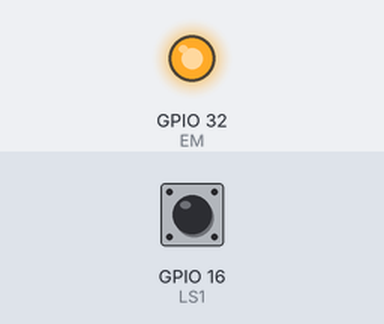
A sketch run on a simulated ESP32. Parts: output pins drawn as LEDs (lit = HIGH). The inputs (shaded band) are chosen by the test bench; at power-on: GPIO 16 (LS1) HIGH.

Above: at 1.2 s.
1.3 s: GPIO 16 (LS1) pulled LOW for 0.15 s
At 1.37 s:
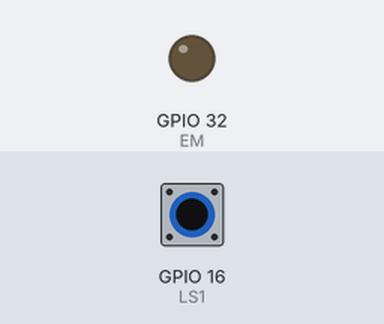
2.9 s: GPIO 16 (LS1) pulled LOW for 3.2 s
At 7.3 s:
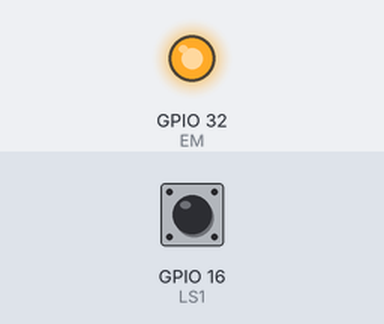
Timing chart, 0 to 8.8 s (numbered marks = the images above; inputs shaded):
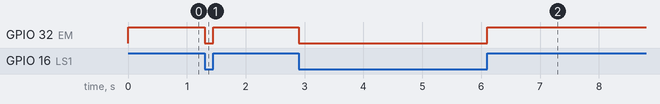

The sketch:

m_knat_s.ino
```cpp
//NC şeklinde bağlandığında  LS e değdiğinde mıknatıs çalışıyor
#define EM         32
#define LS1         16


void setup() {
  Serial.begin(9600);
  pinMode(LS1, INPUT_PULLUP);
  pinMode(EM  , OUTPUT);


}

void loop() {

 int val=0;
val=digitalRead(LS1);

if (val==1) {
  digitalWrite(EM    , HIGH);
}
 else {
  digitalWrite(EM , LOW);
}


}
```

Measured:
- after the input at 1.3 s, GPIO 32 (EM): HIGH → LOW at once, → HIGH 0.15 s later
- after the input at 2.9 s, GPIO 32 (EM): HIGH → LOW at once, → HIGH 3.2 s later
